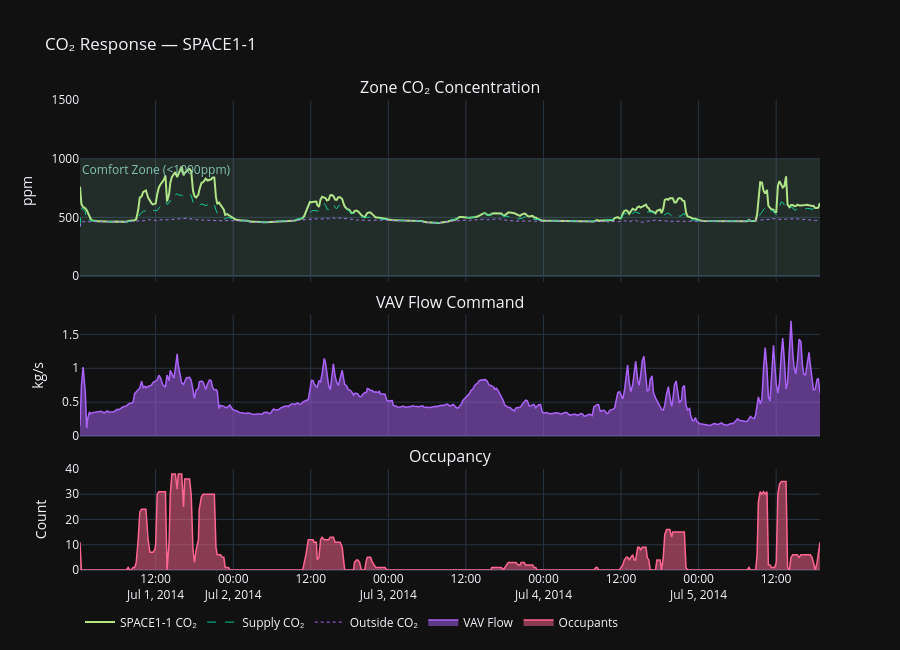

The notebook cell this image was saved under:
### Markdown cell above
## 3 · CO₂ Response vs Flow & Occupancy

### Code cell
fig = make_subplots(
    rows=3, cols=1, shared_xaxes=True,
    row_heights=[0.45, 0.30, 0.25],
    subplot_titles=['Zone CO₂ Concentration', 'VAV Flow Command', 'Occupancy'],
    vertical_spacing=0.07
)

fig.add_trace(go.Scatter(x=df['Datetime'], y=df[f'{ZONE}_CO2_ppm'],
    name=f'{ZONE} CO₂', line=dict(color='#B6E880', width=2)), row=1, col=1)
fig.add_trace(go.Scatter(x=df['Datetime'], y=df[f'Fan_Out_CO2_ppm'],
    name='Supply CO₂', line=dict(color='#00CC96', width=1, dash='dash')), row=1, col=1)
fig.add_trace(go.Scatter(x=df['Datetime'], y=df[f'Outdoor_Air_CO2_ppm'],
    name='Outside CO₂', line=dict(color='#AB63FA', width=1, dash='dot')), row=1, col=1)

fig.add_trace(go.Scatter(x=df['Datetime'], y=df[f'{ZONE}_VAV_Flow_kg_s'],
    name='VAV Flow', fill='tozeroy',
    line=dict(color='#AB63FA', width=1.5)), row=2, col=1)

fig.add_trace(go.Scatter(x=df['Datetime'], y=df[f'{ZONE}_Occupants'],
    name='Occupants', fill='tozeroy',
    line=dict(color='#FF6692', width=1.5)), row=3, col=1)

fig.add_hrect(
    y0=0, 
    y1=1000, 
    row=1, 
    col=1,
    secondary_y=False,
    fillcolor="#84C5B1", 
    opacity=0.15,
    line_width=0,
    annotation_text="Comfort Zone (<1000ppm)", 
    annotation_position="top left",
    annotation_font_color="#84C5B1"
)
fig.update_yaxes(title_text='CO₂ (ppm)', range=[-50, 1500], row=1, col=1, secondary_y=False)

fig.update_layout(template='plotly_dark', height=650,
    title=f'CO₂ Response — {ZONE}',
    legend=dict(orientation='h', y=-0.08))
fig.update_yaxes(title_text='ppm', row=1, col=1)
fig.update_yaxes(title_text='kg/s', row=2, col=1)
fig.update_yaxes(title_text='Count', row=3, col=1)
fig.show()

### Figure 1 — Plotly figure (JSON) as saved in the notebook; plotly's stock layout.template omitted (floating-point values rounded to 4 significant figures; data arrays with more than 128 entries replaced by an {"elided": "..."} marker saying what was removed)
{"data": [{"line": {"color": "#B6E880", "width": 2}, "name": "SPACE1-1 CO₂", "type": "scatter", "x": {"elided": "459 str values"}, "xaxis": "x", "y": {"elided": "459 float values"}, "yaxis": "y"}, {"line": {"color": "#00CC96", "dash": "dash", "width": 1}, "name": "Supply CO₂", "type": "scatter", "x": {"elided": "459 str values"}, "xaxis": "x", "y": {"elided": "459 float values"}, "yaxis": "y"}, {"line": {"color": "#AB63FA", "dash": "dot", "width": 1}, "name": "Outside CO₂", "type": "scatter", "x": {"elided": "459 str values"}, "xaxis": "x", "y": {"elided": "459 float values"}, "yaxis": "y"}, {"fill": "tozeroy", "line": {"color": "#AB63FA", "width": 1.5}, "name": "VAV Flow", "type": "scatter", "x": {"elided": "459 str values"}, "xaxis": "x2", "y": {"elided": "459 float values"}, "yaxis": "y2"}, {"fill": "tozeroy", "line": {"color": "#FF6692", "width": 1.5}, "name": "Occupants", "type": "scatter", "x": {"elided": "459 str values"}, "xaxis": "x3", "y": {"elided": "459 int values"}, "yaxis": "y3"}], "layout": {"annotations": [{"font": {"size": 16}, "showarrow": false, "text": "Zone CO₂ Concentration", "x": 0.5, "xanchor": "center", "xref": "paper", "y": 1, "yanchor": "bottom", "yref": "paper"}, {"font": {"size": 16}, "showarrow": false, "text": "VAV Flow Command", "x": 0.5, "xanchor": "center", "xref": "paper", "y": 0.543, "yanchor": "bottom", "yref": "paper"}, {"font": {"size": 16}, "showarrow": false, "text": "Occupancy", "x": 0.5, "xanchor": "center", "xref": "paper", "y": 0.215, "yanchor": "bottom", "yref": "paper"}, {"font": {"color": "#84C5B1"}, "showarrow": false, "text": "Comfort Zone (<1000ppm)", "x": 0, "xanchor": "left", "xref": "x domain", "y": 1000, "yanchor": "top", "yref": "y"}], "height": 650, "legend": {"orientation": "h", "y": -0.08}, "shapes": [{"fillcolor": "#84C5B1", "line": {"width": 0}, "opacity": 0.15, "type": "rect", "x0": 0, "x1": 1, "xref": "x domain", "y0": 0, "y1": 1000, "yref": "y"}], "title": {"text": "CO₂ Response — SPACE1-1"}, "xaxis": {"anchor": "y", "domain": [0, 1], "matches": "x3", "showticklabels": false}, "xaxis2": {"anchor": "y2", "domain": [0, 1], "matches": "x3", "showticklabels": false}, "xaxis3": {"anchor": "y3", "domain": [0, 1]}, "yaxis": {"anchor": "x", "domain": [0.613, 1], "range": [-50, 1500], "title": {"text": "ppm"}}, "yaxis2": {"anchor": "x2", "domain": [0.285, 0.543], "title": {"text": "kg/s"}}, "yaxis3": {"anchor": "x3", "domain": [0, 0.215], "title": {"text": "Count"}}}}
